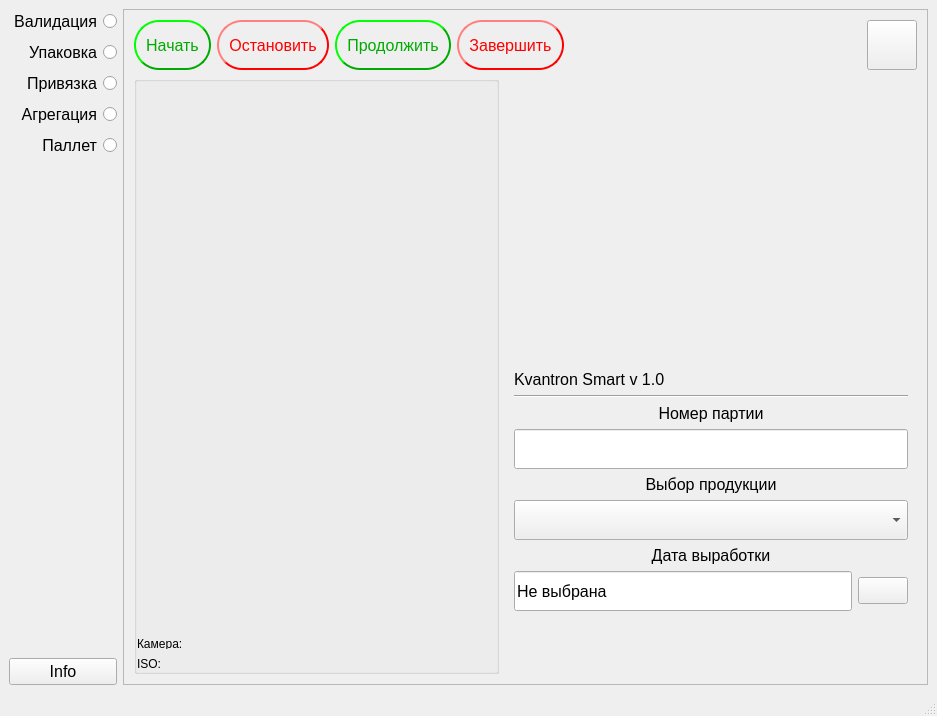
<?xml version="1.0" encoding="UTF-8"?>
<ui version="4.0">
 <class>MainWindow</class>
 <widget class="QMainWindow" name="MainWindow">
  <property name="geometry">
   <rect>
    <x>0</x>
    <y>0</y>
    <width>937</width>
    <height>716</height>
   </rect>
  </property>
  <property name="maximumSize">
   <size>
    <width>2351</width>
    <height>1526</height>
   </size>
  </property>
  <property name="windowTitle">
   <string>MainWindow</string>
  </property>
  <widget class="QWidget" name="centralwidget">
   <layout class="QGridLayout" name="gridLayout">
    <item row="0" column="1">
     <widget class="QStackedWidget" name="stackedWidget">
      <property name="frameShape">
       <enum>QFrame::StyledPanel</enum>
      </property>
      <widget class="QWidget" name="page">
       <layout class="QGridLayout" name="gridLayout_2">
        <property name="leftMargin">
         <number>10</number>
        </property>
        <property name="topMargin">
         <number>10</number>
        </property>
        <property name="rightMargin">
         <number>10</number>
        </property>
        <property name="bottomMargin">
         <number>10</number>
        </property>
        <property name="spacing">
         <number>6</number>
        </property>
        <item row="0" column="0" colspan="2">
         <layout class="QHBoxLayout" name="horizontalLayout">
          <item>
           <widget class="QPushButton" name="StartWork">
            <property name="enabled">
             <bool>true</bool>
            </property>
            <property name="minimumSize">
             <size>
              <width>0</width>
              <height>50</height>
             </size>
            </property>
            <property name="maximumSize">
             <size>
              <width>16777215</width>
              <height>16777215</height>
             </size>
            </property>
            <property name="font">
             <font>
              <pointsize>12</pointsize>
             </font>
            </property>
            <property name="styleSheet">
             <string notr="true">QPushButton{
border: 2px solid #555;
border-color: rgb(0, 170, 0);
border-radius: 25px;
border-style: outset;
padding: 10px;
color: rgb(0, 170, 0);
}
QPushButton:pressed {
border: 1px solid #555;
border-color: rgb(0, 170, 0);
border-radius: 25px;
border-style: outset;
padding: 10px;
background-color: rgb(0, 255, 127);
}












</string>
            </property>
            <property name="text">
             <string>Начать</string>
            </property>
            <property name="flat">
             <bool>false</bool>
            </property>
           </widget>
          </item>
          <item>
           <widget class="QPushButton" name="pushButton_8">
            <property name="minimumSize">
             <size>
              <width>0</width>
              <height>50</height>
             </size>
            </property>
            <property name="font">
             <font>
              <pointsize>12</pointsize>
             </font>
            </property>
            <property name="styleSheet">
             <string notr="true">QPushButton{
border: 2px solid #555;
border-color: rgb(255, 0, 0);
border-radius: 25px;
border-style: outset;
padding: 10px;
color: rgb(255, 0, 0);
}
QPushButton:pressed {
border: 1px solid #555;
border-color: rgb(255, 0, 0);
border-radius: 25px;
border-style: outset;
padding: 10px;
background-color: rgb(255, 139, 174);
}</string>
            </property>
            <property name="text">
             <string>Остановить</string>
            </property>
           </widget>
          </item>
          <item>
           <widget class="QPushButton" name="pushButton_9">
            <property name="minimumSize">
             <size>
              <width>0</width>
              <height>50</height>
             </size>
            </property>
            <property name="font">
             <font>
              <pointsize>12</pointsize>
             </font>
            </property>
            <property name="styleSheet">
             <string notr="true">QPushButton{
border:2px solid #555;
border-color: rgb(0, 170, 0);
border-radius: 25px;
border-style: outset;
padding: 10px;
color: rgb(0, 170, 0);
}
QPushButton:pressed {
border: 1px solid #555;
border-color: rgb(0, 170, 0);
border-radius: 25px;
border-style: outset;
padding: 10px;
background-color: rgb(0, 255, 127);
}</string>
            </property>
            <property name="text">
             <string>Продолжить</string>
            </property>
           </widget>
          </item>
          <item>
           <widget class="QPushButton" name="pushButton_10">
            <property name="minimumSize">
             <size>
              <width>0</width>
              <height>50</height>
             </size>
            </property>
            <property name="font">
             <font>
              <pointsize>12</pointsize>
             </font>
            </property>
            <property name="styleSheet">
             <string notr="true">QPushButton{
border: 2px solid #555;
border-color: rgb(255, 0, 0);
border-radius: 25px;
border-style: outset;
padding: 10px;
color: rgb(255, 0, 0);
}
QPushButton:pressed {
border: 1px solid #555;
border-color: rgb(255, 0, 0);
border-radius: 25px;
border-style: outset;
padding: 10px;
background-color: rgb(255, 139, 174);
}</string>
            </property>
            <property name="text">
             <string>Завершить</string>
            </property>
           </widget>
          </item>
          <item>
           <spacer name="horizontalSpacer">
            <property name="orientation">
             <enum>Qt::Horizontal</enum>
            </property>
            <property name="sizeHint" stdset="0">
             <size>
              <width>40</width>
              <height>20</height>
             </size>
            </property>
           </spacer>
          </item>
          <item>
           <widget class="QToolButton" name="toolButton">
            <property name="minimumSize">
             <size>
              <width>50</width>
              <height>50</height>
             </size>
            </property>
            <property name="text">
             <string/>
            </property>
            <property name="icon">
             <iconset resource="res.qrc">
              <normaloff>:/img/Hamburger_icon.svg.png</normaloff>:/img/Hamburger_icon.svg.png</iconset>
            </property>
            <property name="iconSize">
             <size>
              <width>35</width>
              <height>35</height>
             </size>
            </property>
            <property name="popupMode">
             <enum>QToolButton::InstantPopup</enum>
            </property>
            <property name="toolButtonStyle">
             <enum>Qt::ToolButtonIconOnly</enum>
            </property>
            <property name="autoRaise">
             <bool>false</bool>
            </property>
            <property name="arrowType">
             <enum>Qt::NoArrow</enum>
            </property>
           </widget>
          </item>
         </layout>
        </item>
        <item row="2" column="0" rowspan="10">
         <widget class="QGroupBox" name="groupBox">
          <property name="minimumSize">
           <size>
            <width>300</width>
            <height>0</height>
           </size>
          </property>
          <property name="title">
           <string/>
          </property>
          <layout class="QGridLayout" name="gridLayout_3">
           <property name="leftMargin">
            <number>0</number>
           </property>
           <property name="topMargin">
            <number>0</number>
           </property>
           <property name="rightMargin">
            <number>0</number>
           </property>
           <property name="bottomMargin">
            <number>0</number>
           </property>
           <property name="spacing">
            <number>0</number>
           </property>
           <item row="0" column="0">
            <widget class="QLabel" name="label">
             <property name="minimumSize">
              <size>
               <width>0</width>
               <height>300</height>
              </size>
             </property>
             <property name="text">
              <string/>
             </property>
             <property name="textFormat">
              <enum>Qt::AutoText</enum>
             </property>
             <property name="pixmap">
              <pixmap resource="res.qrc">:/img/camera.png</pixmap>
             </property>
             <property name="scaledContents">
              <bool>false</bool>
             </property>
             <property name="alignment">
              <set>Qt::AlignCenter</set>
             </property>
             <property name="wordWrap">
              <bool>false</bool>
             </property>
            </widget>
           </item>
           <item row="1" column="0">
            <layout class="QGridLayout" name="gridLayout_4">
             <property name="spacing">
              <number>6</number>
             </property>
             <item row="1" column="0">
              <widget class="QLabel" name="label_6">
               <property name="minimumSize">
                <size>
                 <width>300</width>
                 <height>0</height>
                </size>
               </property>
               <property name="maximumSize">
                <size>
                 <width>16777215</width>
                 <height>10</height>
                </size>
               </property>
               <property name="text">
                <string>ISO:</string>
               </property>
              </widget>
             </item>
             <item row="0" column="0">
              <widget class="QLabel" name="label_4">
               <property name="maximumSize">
                <size>
                 <width>300</width>
                 <height>10</height>
                </size>
               </property>
               <property name="text">
                <string>Камера:</string>
               </property>
              </widget>
             </item>
             <item row="1" column="1">
              <widget class="QLabel" name="label_7">
               <property name="text">
                <string/>
               </property>
              </widget>
             </item>
             <item row="0" column="1">
              <widget class="QLabel" name="label_5">
               <property name="text">
                <string/>
               </property>
              </widget>
             </item>
             <item row="0" column="2" rowspan="2">
              <widget class="QPushButton" name="pushButton_7">
               <property name="sizePolicy">
                <sizepolicy hsizetype="Minimum" vsizetype="Preferred">
                 <horstretch>0</horstretch>
                 <verstretch>0</verstretch>
                </sizepolicy>
               </property>
               <property name="text">
                <string/>
               </property>
               <property name="icon">
                <iconset resource="res.qrc">
                 <normaloff>:/img/PlayCamera.png</normaloff>:/img/PlayCamera.png</iconset>
               </property>
               <property name="iconSize">
                <size>
                 <width>50</width>
                 <height>50</height>
                </size>
               </property>
               <property name="flat">
                <bool>true</bool>
               </property>
              </widget>
             </item>
            </layout>
           </item>
          </layout>
         </widget>
        </item>
        <item row="2" column="1">
         <widget class="QStackedWidget" name="stackedWidget_2">
          <property name="currentIndex">
           <number>0</number>
          </property>
          <widget class="QWidget" name="page_3">
           <layout class="QGridLayout" name="gridLayout_5">
            <item row="6" column="0" colspan="2">
             <widget class="QLabel" name="label_8">
              <property name="font">
               <font>
                <pointsize>12</pointsize>
               </font>
              </property>
              <property name="text">
               <string>Выбор продукции</string>
              </property>
              <property name="alignment">
               <set>Qt::AlignCenter</set>
              </property>
             </widget>
            </item>
            <item row="0" column="0" colspan="2">
             <widget class="QLabel" name="lbl_logo">
              <property name="minimumSize">
               <size>
                <width>200</width>
                <height>250</height>
               </size>
              </property>
              <property name="autoFillBackground">
               <bool>false</bool>
              </property>
              <property name="text">
               <string/>
              </property>
              <property name="textFormat">
               <enum>Qt::PlainText</enum>
              </property>
              <property name="scaledContents">
               <bool>true</bool>
              </property>
              <property name="alignment">
               <set>Qt::AlignCenter</set>
              </property>
              <property name="wordWrap">
               <bool>false</bool>
              </property>
             </widget>
            </item>
            <item row="7" column="0" colspan="2">
             <widget class="QComboBox" name="comboBox">
              <property name="minimumSize">
               <size>
                <width>0</width>
                <height>40</height>
               </size>
              </property>
              <property name="font">
               <font>
                <pointsize>12</pointsize>
               </font>
              </property>
              <property name="styleSheet">
               <string notr="true"/>
              </property>
              <property name="iconSize">
               <size>
                <width>20</width>
                <height>20</height>
               </size>
              </property>
              <property name="frame">
               <bool>true</bool>
              </property>
             </widget>
            </item>
            <item row="1" column="0" colspan="2">
             <spacer name="verticalSpacer_2">
              <property name="orientation">
               <enum>Qt::Vertical</enum>
              </property>
              <property name="sizeHint" stdset="0">
               <size>
                <width>20</width>
                <height>54</height>
               </size>
              </property>
             </spacer>
            </item>
            <item row="11" column="1">
             <widget class="QPushButton" name="pushButton">
              <property name="maximumSize">
               <size>
                <width>50</width>
                <height>16777215</height>
               </size>
              </property>
              <property name="baseSize">
               <size>
                <width>0</width>
                <height>0</height>
               </size>
              </property>
              <property name="font">
               <font>
                <pointsize>12</pointsize>
               </font>
              </property>
              <property name="text">
               <string/>
              </property>
              <property name="icon">
               <iconset resource="res.qrc">
                <normaloff>:/img/calendar.png</normaloff>:/img/calendar.png</iconset>
              </property>
              <property name="iconSize">
               <size>
                <width>40</width>
                <height>40</height>
               </size>
              </property>
             </widget>
            </item>
            <item row="10" column="0" colspan="2">
             <widget class="QLabel" name="label_9">
              <property name="font">
               <font>
                <pointsize>12</pointsize>
               </font>
              </property>
              <property name="text">
               <string>Дата выработки</string>
              </property>
              <property name="alignment">
               <set>Qt::AlignCenter</set>
              </property>
             </widget>
            </item>
            <item row="3" column="0" colspan="2">
             <widget class="Line" name="line_2">
              <property name="orientation">
               <enum>Qt::Horizontal</enum>
              </property>
             </widget>
            </item>
            <item row="2" column="0" colspan="2">
             <widget class="QLabel" name="label_2">
              <property name="font">
               <font>
                <pointsize>12</pointsize>
               </font>
              </property>
              <property name="text">
               <string>Kvantron Smart v 1.0</string>
              </property>
             </widget>
            </item>
            <item row="11" column="0">
             <widget class="QLineEdit" name="lineEdit">
              <property name="minimumSize">
               <size>
                <width>0</width>
                <height>40</height>
               </size>
              </property>
              <property name="font">
               <font>
                <pointsize>12</pointsize>
               </font>
              </property>
              <property name="text">
               <string>Не выбрана</string>
              </property>
              <property name="readOnly">
               <bool>true</bool>
              </property>
             </widget>
            </item>
            <item row="5" column="0" colspan="2">
             <widget class="QLineEdit" name="lineEdit_2">
              <property name="minimumSize">
               <size>
                <width>0</width>
                <height>40</height>
               </size>
              </property>
              <property name="font">
               <font>
                <pointsize>12</pointsize>
               </font>
              </property>
             </widget>
            </item>
            <item row="4" column="0" colspan="2">
             <widget class="QLabel" name="label_3">
              <property name="font">
               <font>
                <pointsize>12</pointsize>
               </font>
              </property>
              <property name="text">
               <string>Номер партии</string>
              </property>
              <property name="alignment">
               <set>Qt::AlignCenter</set>
              </property>
             </widget>
            </item>
           </layout>
          </widget>
          <widget class="QWidget" name="page_4"/>
         </widget>
        </item>
       </layout>
      </widget>
      <widget class="QWidget" name="page_2"/>
     </widget>
    </item>
    <item row="0" column="0">
     <layout class="QVBoxLayout" name="verticalLayout_2">
      <item>
       <widget class="QRadioButton" name="radioButton_2">
        <property name="font">
         <font>
          <pointsize>12</pointsize>
         </font>
        </property>
        <property name="layoutDirection">
         <enum>Qt::RightToLeft</enum>
        </property>
        <property name="text">
         <string>Валидация</string>
        </property>
       </widget>
      </item>
      <item>
       <widget class="QRadioButton" name="radioButton_4">
        <property name="font">
         <font>
          <pointsize>12</pointsize>
         </font>
        </property>
        <property name="layoutDirection">
         <enum>Qt::RightToLeft</enum>
        </property>
        <property name="text">
         <string>Упаковка</string>
        </property>
       </widget>
      </item>
      <item>
       <widget class="QRadioButton" name="radioButton_3">
        <property name="font">
         <font>
          <pointsize>12</pointsize>
         </font>
        </property>
        <property name="layoutDirection">
         <enum>Qt::RightToLeft</enum>
        </property>
        <property name="text">
         <string>Привязка</string>
        </property>
       </widget>
      </item>
      <item>
       <widget class="QRadioButton" name="radioButton_5">
        <property name="font">
         <font>
          <pointsize>12</pointsize>
         </font>
        </property>
        <property name="layoutDirection">
         <enum>Qt::RightToLeft</enum>
        </property>
        <property name="text">
         <string>Агрегация</string>
        </property>
       </widget>
      </item>
      <item>
       <widget class="QRadioButton" name="radioButton">
        <property name="font">
         <font>
          <pointsize>12</pointsize>
         </font>
        </property>
        <property name="layoutDirection">
         <enum>Qt::RightToLeft</enum>
        </property>
        <property name="text">
         <string>Паллет</string>
        </property>
       </widget>
      </item>
      <item>
       <spacer name="verticalSpacer">
        <property name="orientation">
         <enum>Qt::Vertical</enum>
        </property>
        <property name="sizeHint" stdset="0">
         <size>
          <width>20</width>
          <height>40</height>
         </size>
        </property>
       </spacer>
      </item>
      <item>
       <widget class="QPushButton" name="pushButton_6">
        <property name="font">
         <font>
          <pointsize>12</pointsize>
         </font>
        </property>
        <property name="text">
         <string>Info</string>
        </property>
       </widget>
      </item>
     </layout>
    </item>
   </layout>
  </widget>
  <widget class="QMenuBar" name="menubar">
   <property name="geometry">
    <rect>
     <x>0</x>
     <y>0</y>
     <width>937</width>
     <height>26</height>
    </rect>
   </property>
  </widget>
  <widget class="QStatusBar" name="statusbar"/>
 </widget>
 <resources>
  <include location="res.qrc"/>
 </resources>
 <connections/>
</ui>
